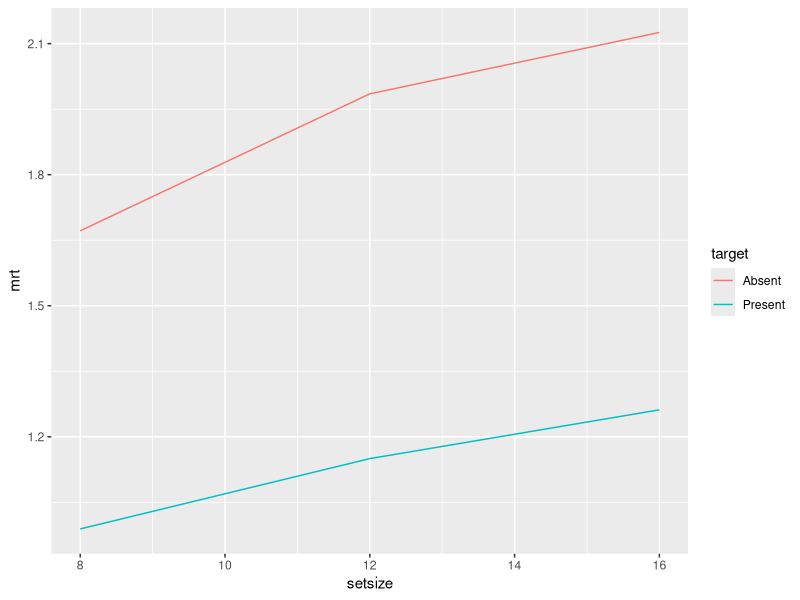
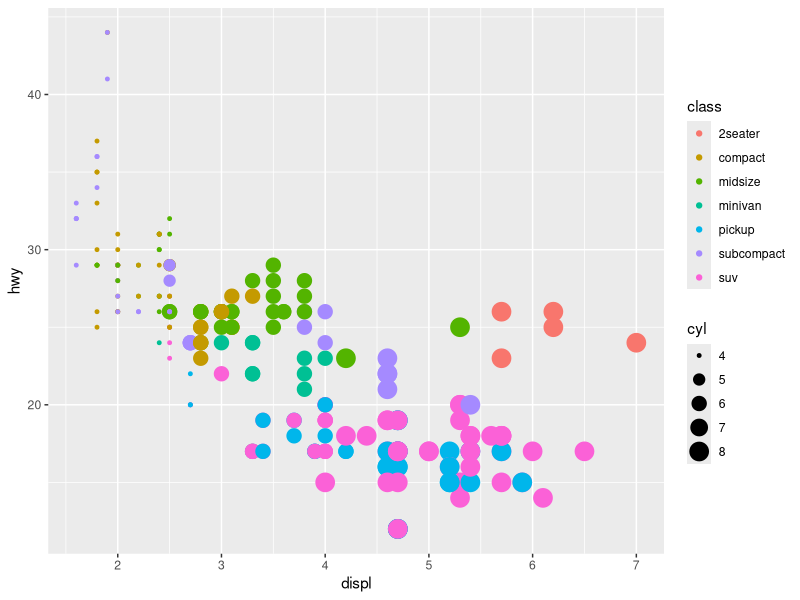

Write R code to recreate these figures, in order. (Note: this script raises an error after producing the figures.)
## ---- chunk 1
library(knitr)
knitr::opts_chunk$set(echo = FALSE, warning = FALSE, message = FALSE)
library(tidyverse)
## ---- chunk 2
data = read_csv('data/exp1.csv')
head(data, n = 3)
## ---- chunk 3
data %>% group_by(target, setsize) %>% 
  summarise(mrt = mean(rt)) %>%
  ggplot(data = .) + 
    geom_line(mapping = aes(x = setsize, y = mrt, color = target ))
## ---- chunk 4
ggplot(data = mpg) + 
  geom_point(mapping = aes(x = displ, y = hwy, color = class, size = cyl))
## ---- chunk 5
knitr::include_graphics('images/shapes.png')
## ---- chunk 6
ggplot(data = mpg) + 
  geom_point(mapping = aes(x = displ, y = hwy), color = "blue")
## ---- chunk 7
ggplot(data = diamonds) + 
  geom_bar(mapping = aes(x = cut))
## ---- chunk 8
ggplot(data = diamonds) + 
  geom_bar(mapping = aes(x = cut, y = ..prop.., group = 1))
## ---- chunk 9
ggplot(data = diamonds) + 
  geom_bar(mapping = aes(x = cut, fill = clarity))

## ---- chunk 10
ggplot(data = diamonds) + 
  geom_bar(mapping = aes(x = cut, fill = clarity), position = "dodge")
## ---- chunk 11

pos <- position_dodge(width = 4)

data %>% group_by( setsize, target) %>% 
  summarise(mrt = mean(rt), n = n(), se = sd(rt)/sqrt(n-1)) %>%
  ggplot(., aes(x = setsize, y = mrt, color = target, fill = target )) + geom_bar(stat = 'identity', position = pos) +   geom_errorbar(aes(ymin=mrt , ymax = mrt + se),  position = pos, width = 2)
